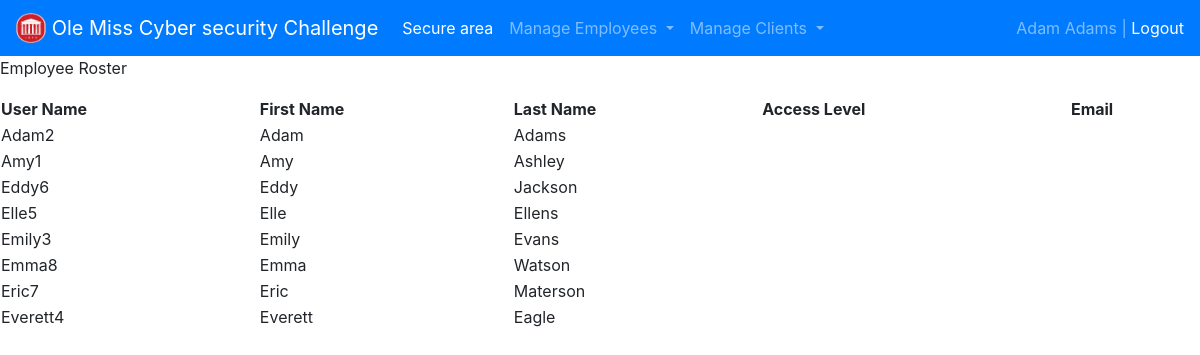
/empdt.php (signed in), run on the app's committed database.
### tables this page shows
CREATE TABLE Employee (
    Username varchar(24) NOT NULL,
    Passwords varchar(15) NOT NULL,
    First_Name varchar(15) NOT NULL,
    Last_Name varchar(15) NOT NULL,
    FinancilProfessional_1 bool NOT NULL,
    FinancilProfessional_2 bool NOT NULL,
    FinancilProfessional_3 bool NOT NULL,
     
    PRIMARY KEY (Username)
);

### empdt.php (the view, shortened to what this page needs)
<!DOCTYPE html>
<html>
<head>
<link rel="stylesheet" type="text/css" href="https://cdnjs.cloudflare.com/ajax/libs/twitter-bootstrap/4.0.0/css/bootstrap.css">
<link rel="stylesheet" type="text/css" href="https://cdn.datatables.net/1.10.16/css/dataTables.bootstrap4.min.css">
</head>
<body>
<?php
include ("navbar1.php");
$nn = new navb();
echo $nn->Anavbar();
?>
<p>Employee Roster</p>
<table id="employeetable" class="display" cellspacing="0" width="100%">
<thead>
	<tr>
	<th>User Name</th>
	<th>First Name</th>
	<th>Last Name</th>
	<th>Access Level</th>
	<th>Email</th>
	</tr>
</thead>
<tbody>
	<?php
	require_once('/home/ubuntu/awscredentials.php');
	try
	{
		$dbc = new PDO($dsn, $username, $password);
		$dbc->setAttribute(PDO::ATTR_ERRMODE, PDO::ERRMODE_EXCEPTION);
		$STH = $dbc->prepare('SELECT * FROM Employee');
		$STH->setFetchMode(PDO::FETCH_ASSOC);
		$STH->execute();
		while($row = $STH->fetch()) {
			echo "<tr><td>".
			$row['Username']."</td><td>".
			$row['First_Name']."</td><td>".
			$row['Last_Name']."</td>";
			echo "<td>".$row['Email']."</td></tr>";
		}
	}
	catch(PDOException $e)
		{
		echo "Database Operations Failed: " . $e->getMessage();
		}
	?>
</tbody>
</table>
</body>
</html>

### navbar1.php (shortened to what this page needs)
<?php
Class navb{
	Public Function Anavbar(){
		echo "<nav class='navbar navbar-expand-sm bg-primary navbar-dark'>
	  <a class='navbar-brand' href='index.php'>
		<img src='logo1.jpg' width='30' height='30' class='d-inline-block align-top' alt=''>
		Ole Miss Cyber security Challenge
	  </a>
	  <button class='navbar-toggler' type='button' data-toggle='collapse' data-target='#navbarText' aria-controls='navbarText' aria-expanded='false' aria-label='Toggle navigation'>
		<span class='navbar-toggler-icon'></span>
	  </button>
	  <div class='collapse navbar-collapse' id='navbarText'>
		<ul class='navbar-nav mr-auto'>
		  <li class='nav-item active'>
			<a class='nav-link' href='mainmenu.php'>Secure area<span class='sr-only'>(current)</span></a>
		  </li>
			<li class='nav-item dropdown'>
			<a class='nav-link dropdown-toggle' href='#' id='navbarDropdown' role='button' data-toggle='dropdown' aria-haspopup='true' aria-expanded='false'>
			  Manage Employees
			</a>
			<div class='dropdown-menu' aria-labelledby='navbarDropdown'>
			  <a class='dropdown-item' href='addemp.php'>Add Employee</a>
			  <a class='dropdown-item' href='empdt.php'>View Employees</a>
			  <div class='dropdown-divider'></div>
			</div>
		  </li>
			<li class='nav-item dropdown'>
			<a class='nav-link dropdown-toggle' href='#' id='navbarDropdown' role='button' data-toggle='dropdown' aria-haspopup='true' aria-expanded='false'>
			  Manage Clients
			</a>
			<div class='dropdown-menu' aria-labelledby='navbarDropdown'>
			  <a class='dropdown-item' href='#'>Add Client</a>
			  <a class='dropdown-item' href='#'>View Clients</a>
			  <div class='dropdown-divider'></div>
			</div>
		  </li>
		</ul>
		<span class='navbar-text'>";
		echo $_SESSION['fname'].' '.$_SESSION['lname']." | ";
		echo "<a href='logout.php'>Logout</a>
		</span>
	  </div>
	</nav>";
	}
}
?>

### data on the page
employee: Username "Adam2", First_Name "Adam", Last_Name "Adams"
employee: Username "Amy1", First_Name "Amy", Last_Name "Ashley"
employee: Username "Eddy6", First_Name "Eddy", Last_Name "Jackson"
employee: Username "Elle5", First_Name "Elle", Last_Name "Ellens"
employee: Username "Emily3", First_Name "Emily", Last_Name "Evans"
employee: Username "Emma8", First_Name "Emma", Last_Name "Watson"
employee: Username "Eric7", First_Name "Eric", Last_Name "Materson"
employee: Username "Everett4", First_Name "Everett", Last_Name "Eagle"

### other printed values
$_SESSION['fname'] "Adam"
$_SESSION['lname'] "Adams"
